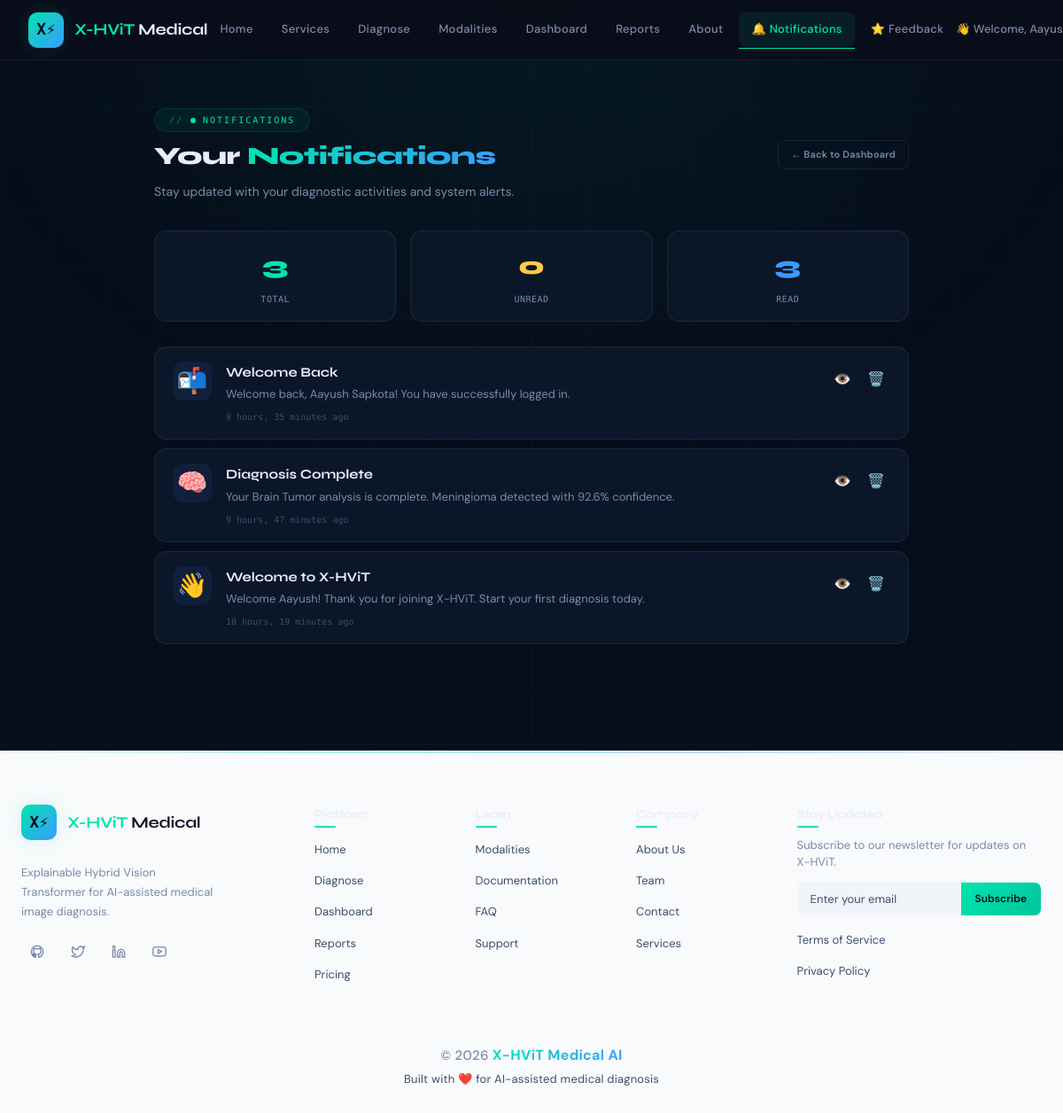
The app's page /notifications/ (signed in) with its own data.
### Diagnosis/models.py (models this page shows, shortened)
class Notification(models.Model):
    NOTIFICATION_TYPES = [
        ('diagnosis_complete', 'Diagnosis Complete'),
        ('report_ready', 'Report Ready'),
        ('payment_success', 'Payment Success'),
        ('subscription_expiry', 'Subscription Expiry'),
        ('welcome', 'Welcome'),
        ('feedback_request', 'Feedback Request'),
        ('system_update', 'System Update'),
        ('other', 'Other'),
    ]
    user = models.ForeignKey(
        User,
        on_delete=models.CASCADE,
        related_name='notifications'
    )
    notification_type = models.CharField(max_length=50, choices=NOTIFICATION_TYPES)
    title = models.CharField(max_length=200)
    message = models.TextField()
    link = models.CharField(max_length=500, blank=True, null=True)
    is_read = models.BooleanField(default=False)
    created_at = models.DateTimeField(auto_now_add=True)
    class Meta:
        ordering = ['-created_at']
        verbose_name = 'Notification'
        verbose_name_plural = 'Notifications'

### Diagnosis/views.py (the view)
# urls.py: path('notifications/', views.notifications_view, name='notifications'),
@login_required
def notifications_view(request):
    profile = get_user_profile(request.user)
    notifications = Notification.objects.filter(user=request.user).order_by('-created_at')
    if request.GET.get('mark_all_read'):
        notifications.filter(is_read=False).update(is_read=True)
        messages.success(request, 'All notifications marked as read.')
        return redirect('Diagnosis:notifications')
    unread_count = notifications.filter(is_read=False).count()
    total_count = notifications.count()
    read_count = total_count - unread_count
    context = {
        'user': request.user,
        'profile': profile,
        'role': profile.get_role_display(),
        'subscription': profile.subscription_plan,
        'is_subscribed': profile.is_subscribed,
        'notifications': notifications,
        'unread_count': unread_count,
        'read_count': read_count,
        'total_count': total_count,
    }
    return render(request, 'Diagnosis/notifications.html', context)

### Diagnosis/views.py (called while the page is built)
def get_user_profile(user):
    try:
        return user.profile
    except UserProfile.DoesNotExist:
        return UserProfile.objects.create(user=user)

### templates/Diagnosis/notifications.html (shortened to what this page needs)
{% load static %}
<!DOCTYPE html>
<html lang="en">
<head>
    <link rel="stylesheet" href="{% static 'css/shared.css' %}"/>
</head>
<body>
    {% include 'includes/nav.html' %}
    <div class="notifications-page">
        <div class="container">
            <div class="page-header reveal">
                <div class="header-left">
                    <div class="section-tag">
                        <span class="pulse-dot"></span>
                        Notifications
                    </div>
                    <h1>Your <span class="gradient-text">Notifications</span></h1>
                    <p>Stay updated with your diagnostic activities and system alerts.</p>
                </div>
                <div class="header-actions">
                    <a href="{% url 'Diagnosis:dashboard' %}" class="btn btn-ghost btn-sm">← Back to Dashboard</a>
                </div>
            </div>
            <div class="notif-stats reveal reveal-delay-1">
                <div class="notif-stat">
                    <div class="stat-number">{{ total_count|default:0 }}</div>
                    <div class="stat-label">Total</div>
                </div>
                <div class="notif-stat">
                    <div class="stat-number" style="color:var(--yellow);">{{ unread_count|default:0 }}</div>
                    <div class="stat-label">Unread</div>
                </div>
                <div class="notif-stat">
                    <div class="stat-number" style="color:var(--blue);">{{ read_count|default:0 }}</div>
                    <div class="stat-label">Read</div>
                </div>
            </div>
            <div class="notif-list">
                {% if notifications %}
                    {% for notification in notifications %}
                        <div class="notif-item {% if not notification.is_read %}unread{% endif %}" id="notif-{{ notification.id }}">
                            <div class="notif-icon">
                                {% if notification.notification_type == 'diagnosis_complete' %}🧠
                                {% elif notification.notification_type == 'report_ready' %}📄
                                {% elif notification.notification_type == 'payment_success' %}💰
                                {% elif notification.notification_type == 'subscription_expiry' %}⚠️
                                {% elif notification.notification_type == 'welcome' %}👋
                                {% elif notification.notification_type == 'feedback_request' %}⭐
                                {% elif notification.notification_type == 'system_update' %}🔄
                                {% else %}📬{% endif %}
                            </div>
                            <div class="notif-content">
                                <div class="notif-title">{{ notification.title }}</div>
                                <div class="notif-message">{{ notification.message }}</div>
                                <div class="notif-time">{{ notification.created_at|timesince }} ago</div>
                            </div>
                            <div class="notif-actions">
                                {% if notification.link %}
                                    <a href="{{ notification.link }}" class="btn-icon" title="View details" style="color:var(--teal);text-decoration:none;">
                                        👁️
                                    </a>
                                {% endif %}
                                <button class="btn-icon delete" onclick="deleteNotification({{ notification.id }})" title="Delete">
                                    🗑️
                                </button>
                            </div>
                        </div>
                    {% endfor %}
                {% endif %}
            </div>
        </div>
    </div>
    {% include 'includes/footer.html' %}
</body>
</html>

### templates/includes/nav.html (shortened to what this page needs)
{% load static %}
<nav>
  <div class="nav-logo">
    <a href="{% url 'Diagnosis:index' %}" style="display:flex;align-items:center;gap:12px;text-decoration:none;">
      <div class="logo-icon">X⚡</div>
      <div class="logo-text"><span>X-HViT</span> Medical</div>
    </a>
  </div>
  <ul class="nav-links" id="navLinks">
    <li><a href="{% url 'Diagnosis:index' %}" {% if request.resolver_match.url_name == 'index' %}class="active"{% endif %}>Home</a></li>
    <li><a href="{% url 'Diagnosis:services' %}" {% if request.resolver_match.url_name == 'services' %}class="active"{% endif %}>Services</a></li>
    <li><a href="{% url 'Diagnosis:diagnose' %}" {% if request.resolver_match.url_name == 'diagnose' %}class="active"{% endif %}>Diagnose</a></li>
    <li><a href="{% url 'Diagnosis:modalities' %}" {% if request.resolver_match.url_name == 'modalities' %}class="active"{% endif %}>Modalities</a></li>
    {% if user.is_authenticated %}
      <li><a href="{% url 'Diagnosis:dashboard' %}" {% if request.resolver_match.url_name == 'dashboard' %}class="active"{% endif %}>Dashboard</a></li>
      <li><a href="{% url 'Diagnosis:reports' %}" {% if request.resolver_match.url_name == 'reports' %}class="active"{% endif %}>Reports</a></li>
    {% endif %}
    <li><a href="{% url 'Diagnosis:about' %}" {% if request.resolver_match.url_name == 'about' %}class="active"{% endif %}>About</a></li>
    {% if user.is_authenticated %}
      <li><a href="{% url 'Diagnosis:notifications' %}" class="notif-link" {% if request.resolver_match.url_name == 'notifications' %}class="active"{% endif %}>
        🔔 Notifications
      </a></li>
      <li><a href="{% url 'Diagnosis:feedback' %}" {% if request.resolver_match.url_name == 'feedback' %}class="active"{% endif %}>⭐ Feedback</a></li>
    {% endif %}
  </ul>
  <div class="nav-cta" id="navCta">
    {% if user.is_authenticated %}
      <span class="user-greeting">
        👋 Welcome, {{ user.first_name|default:user.username }}
      </span>
    {% else %}
      <a href="{% url 'Diagnosis:login' %}" class="btn btn-ghost">Login</a>
      <a href="{% url 'Diagnosis:register' %}" class="btn btn-primary">Get Started</a>
    {% endif %}
  </div>
</nav>

### static/css/shared.css (style rules this page uses)
:root { --bg: #060d1a; --bg2: #0b1629; --bg3: #101f3a; --surface: rgba(255,255,255,0.04); --border: rgba(255,255,255,0.08); --teal: #00e5b0; --teal-dim: #00c49a; --blue: #3a9bff; --violet: #7c6aff; --text: #e8edf7; --text-muted:#7a8aaa; --text-dim: #3d4f6a; --red: #ff5575; --yellow: #ffc947; --font-head: 'Syne', sans-serif; --font-body: 'DM Sans', sans-serif; --font-mono: 'DM Mono', monospace; --r-sm: 8px; --r-md: 14px; --r-lg: 22px; }
*, *::before, *::after { box-sizing: border-box; margin: 0; padding: 0; }
html { scroll-behavior: smooth; }
body { background: var(--bg); color: var(--text); font-family: var(--font-body); font-size: 16px; line-height: 1.7; overflow-x: hidden; }
a { color: inherit; text-decoration: none; }
nav { position: fixed; top:0; left:0; right:0; z-index:100; display: flex; align-items: center; justify-content: space-between; padding: 0 48px; height: 68px; background: rgba(6,13,26,0.92); backdrop-filter: blur(24px); border-bottom: 1px solid var(--border); transition: box-shadow 0.3s; }
.nav-logo { display:flex; align-items:center; gap:12px; }
.logo-icon { width:36px; height:36px; border-radius:10px; background:linear-gradient(135deg,var(--teal),var(--blue)); display:flex; align-items:center; justify-content:center; font-family:var(--font-mono); font-size:13px; color:var(--bg); }
.logo-text { font-family:var(--font-head); font-size:17px; font-weight:700; letter-spacing:-0.3px; }
.logo-text span { color:var(--teal); }
.nav-links { display:flex; align-items:center; gap:28px; list-style:none; }
.nav-links a { font-size:13px; color:var(--text-muted); letter-spacing:0.3px; transition:color 0.2s; position:relative; padding-bottom:2px; }
.nav-links a::after { content:''; position:absolute; bottom:-2px; left:0; right:0; height:1px; background:var(--teal); transform:scaleX(0); transition:transform 0.2s; transform-origin:left; }
.nav-links a:hover, .nav-links a.active { color:var(--text); }
.nav-links a.active::after, .nav-links a:hover::after { transform:scaleX(1); }
.nav-cta { display:flex; align-items:center; gap:10px; }
.btn { display:inline-flex; align-items:center; gap:8px; padding:9px 20px; border-radius:var(--r-sm); font-family:var(--font-body); font-size:13.5px; font-weight:500; cursor:pointer; border:none; transition:all 0.2s; letter-spacing:0.2px; }
.btn-ghost { background:transparent; color:var(--text-muted); border:1px solid var(--border); }
.btn-sm { padding:7px 14px; font-size:12px; }
.container { max-width:1180px; margin:0 auto; padding:0 32px; }
.section-tag { display:inline-flex; align-items:center; gap:8px; font-family:var(--font-mono); font-size:11px; color:var(--teal); letter-spacing:1.5px; text-transform:uppercase; margin-bottom:14px; }
.section-tag::before { content:'//'; opacity:0.5; }
.reveal { opacity:0; transform:translateY(28px); transition:opacity 0.65s ease,transform 0.65s ease; }
.reveal.visible { opacity:1; transform:translateY(0); }
.mobile-menu a { color:var(--text-muted); font-size:15px; padding:10px 0; border-bottom:1px solid var(--border); display:block; }
.mobile-menu a:hover, .mobile-menu a.active { color:var(--teal); }

### templates/includes/footer.html (style rules this page uses)
.logo-icon { width: 40px; height: 40px; background: linear-gradient(135deg, var(--teal), var(--blue)); border-radius: 10px; display: flex; align-items: center; justify-content: center; font-size: 18px; font-weight: 700; color: var(--bg); }
.logo-text { font-family: var(--font-head); font-size: 18px; font-weight: 700; color: var(--text); }

### records on screen
Notification: title "Welcome Back", message "Welcome back, Aayush Sapkota! You have successfully logged in.", created_at "9 hours, 35 minutes"
Notification: title "Diagnosis Complete", message "Your Brain Tumor analysis is complete. Meningioma detected with 92.6% confidence.", created_at "9 hours, 47 minutes"
Notification: title "Welcome to X-HViT", message "Welcome Aayush! Thank you for joining X-HViT. Start your first diagnosis today.", created_at "10 hours, 19 minutes"

### other values on screen
{{ total_count|default:0 }} "3"
{{ unread_count|default:0 }} "0"
{{ read_count|default:0 }} "3"
